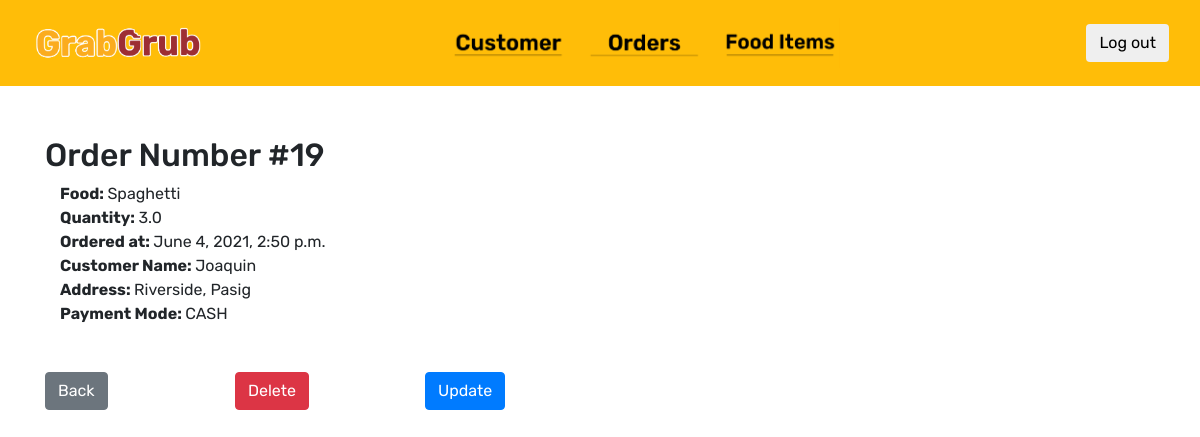
Page /view_details/19/ on the committed database.
### Kiosk/models.py (models this page shows, shortened)
class Order(models.Model):
    PAYMENT_OPTIONS =(
        ('CASH','Cash'),
        ('CARD','Card')
    )
    food = models.ForeignKey(Food, on_delete=models.CASCADE)
    qty = models.FloatField()
    ordered_at = models.DateTimeField(auto_now=True,blank=True,null=True)
    cust_order = models.ForeignKey(Customer, on_delete=models.CASCADE)
    payment_mode = models.CharField(max_length=4,choices=PAYMENT_OPTIONS)

class Food(models.Model):
    name = models.CharField(max_length=300)
    description = models.CharField(max_length=300)
    price = models.FloatField()
    created_at = DateTimeField(auto_now=True,blank=True, null=True)

class Customer(models.Model):
    name = models.CharField(max_length=100)
    address = models.CharField(max_length=300)
    city = models.CharField(max_length=300)

### Kiosk/views.py (the view)
# urls.py: path('view_details/<int:pk>/', views.view_details, name='view_details'),
def view_details(request, pk):
    order = get_object_or_404(Order, pk=pk)
    return render(request, 'view_details.html', {'o':order})

### templates/view_details.html (shortened to what this page needs)
{% extends 'base.html' %}
{% load static %}
{% block content %}
<div class="container">
    <div class="row" style="padding-top: 50px;">
        <div class="container-fluid">
            <h2> Order Number #{{o.pk}} </h2>
               <span>
                <div class="col-md-12">
                    <span class="posted_in">
                        <strong> Food: </strong>{{o.food.name }}
                    </span>
                </div>
            </span>
             <span>
                <div class="col-md-6">
                    <span class="posted_in">
                        <strong> Quantity: </strong> {{o.qty}}
                    </span>
                </div>
            </span>
             <span>
                <div class="col-md-6">
                    <span class="posted_in">
                        <strong> Ordered at: </strong>{{o.ordered_at}}
                    </span>
                </div>
            </span>
             <span>
                <div class="col-md-6">
                    <span class="posted_in">
                        <strong> Customer Name:  </strong>{{o.cust_order.name}}
                    </span>
                </div>
            </span>
                  <span>
                    <div class="col-md-6">
                        <span class="posted_in">
                            <strong> Address:  </strong>{{o.cust_order.address }}, {{o.cust_order.city }}
                        </span>
                    </div>
                </span>
             <span>
                <div class="col-md-6">
                    <span class="posted_in">
                        <strong> Payment Mode: </strong> {{o.payment_mode}}
                    </span>
                </div>
            </span>
        </div>
    </div>
    <div>
    <div class="row">
        <div class="col-md-2">
            <form action="">
                <a href="{% url 'view_orders' %}" class="btn btn-secondary"> Back </a>
            </form>
        </div>
        <div class="col-md-2">
            <a href="{% url 'delete_order' pk=o.pk %}" class="btn btn-danger"> Delete </a>
        </div>
        <div class="col-md-2">
            <a href="{% url 'update_details' pk=o.pk %}" class="btn btn-primary"> Update </a>
        </div>
    </div>
    </div>
</div>
{% endblock content %}

### Kiosk/static/style.css (style rules this page uses)
* { font-family: 'Rubik', sans-serif; }
:root { --input-padding-x: 1.5rem; --input-padding-y: 0.75rem; }
body { background-color: #25274d; }
.col-md-2 { padding: 4%; border-top-left-radius: 0.5rem; border-bottom-left-radius: 0.5rem; }

### rows in the picture
Order: pk "19", food.name "Spaghetti", qty "3.0", ordered_at "June 4, 2021, 2:50 p.m.", cust_order.name "Joaquin", cust_order.address "Riverside", cust_order.city "Pasig", payment_mode "CASH"
